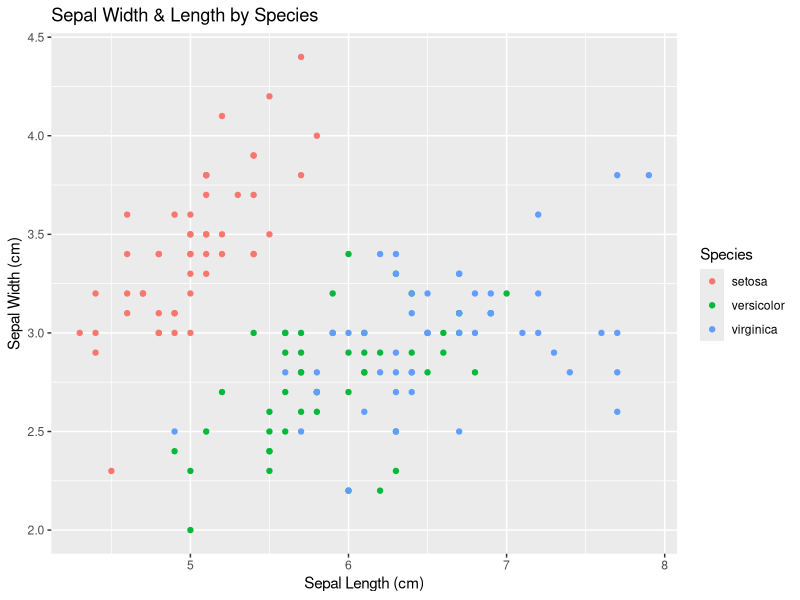
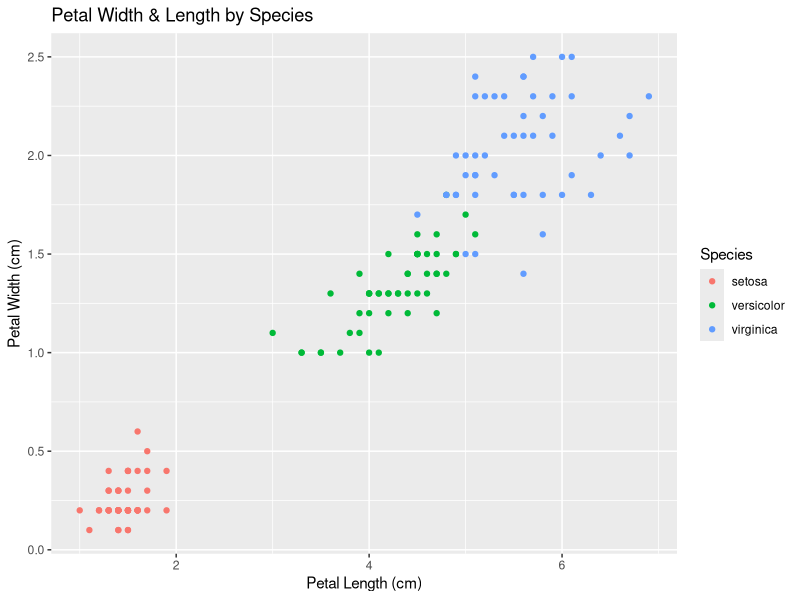
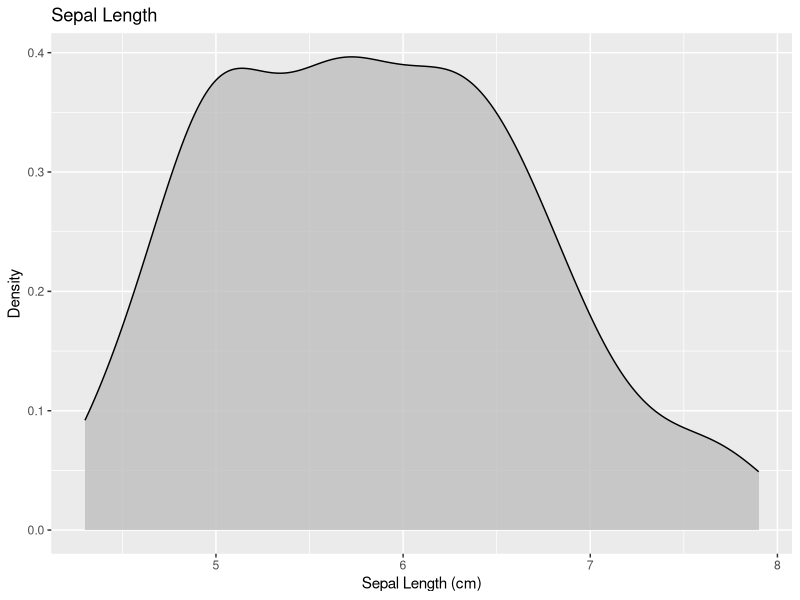
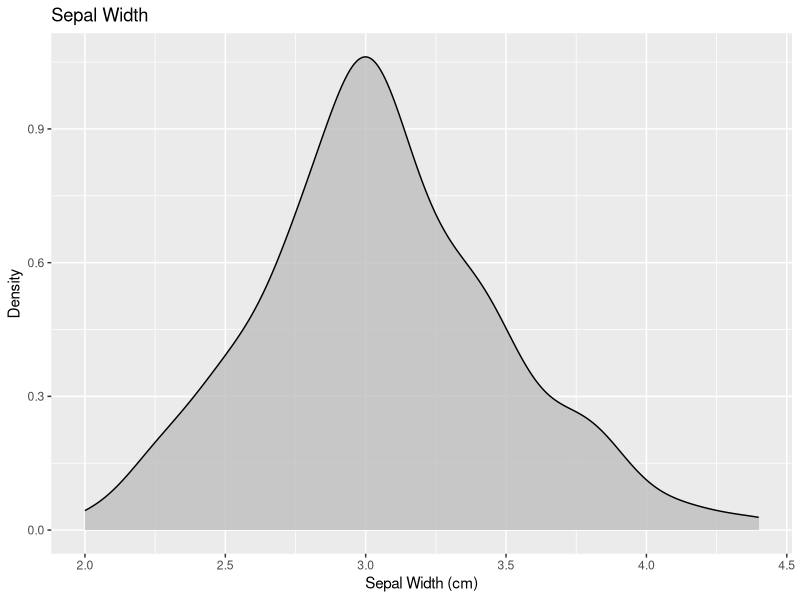
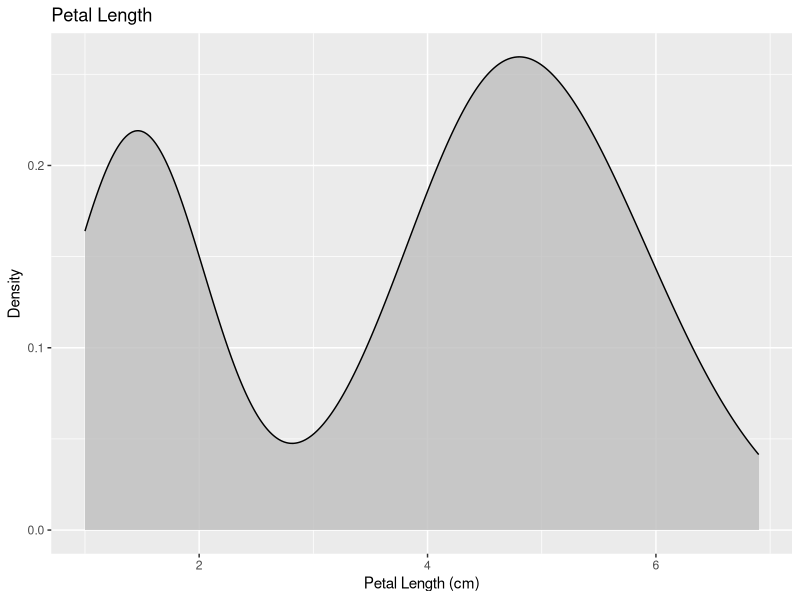
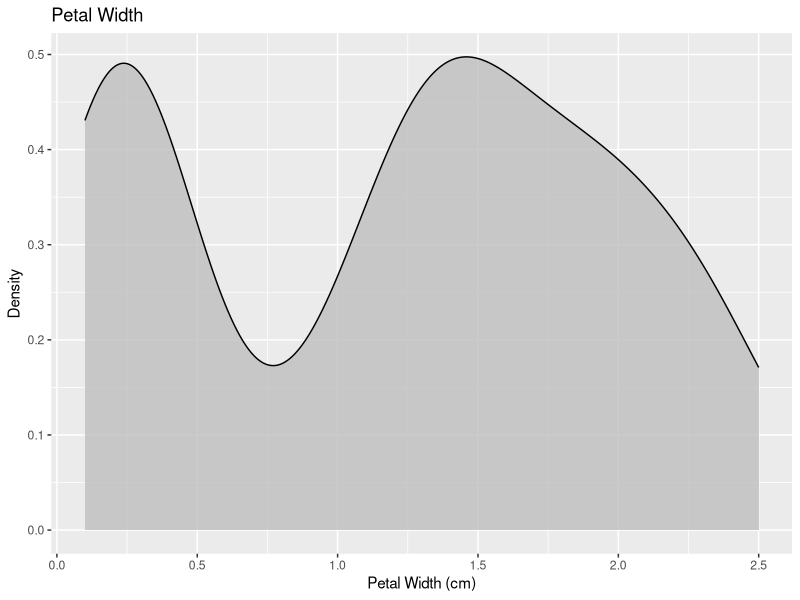

Source code (R) for these figures, in order:
## ---- chunk 1
setwd("H://_UC/7046DataMining1/HW1")
getwd()
## ---- chunk 2

##################################################################################
# Import data and libraries
##################################################################################
pkgs <- c(
  "animation",   # for pre-built statistical animations
  "dplyr",       # for data wrangling
  "ggplot2",     # for drawing nicer graphics
  "gridExtra",   # for grid.arrange() function
  "HistData",    # for historical data sets
  "investr",     # for inverse estimation
  "magick",      # for working with images
  "roundhouse" ,  # for pure awesomeness
  "GGally",  # for gggplot2 extensions
  "pdp",     # for (corrected) Boston housing data
  "plotly",  # for interactive plots
  "tibble",  # for nicer data frames
  "vip" ,     # for variable importance plots
  "class", 
  "gmodels",   #used to make table of results of model
  "FNN"
)

# Install required (CRAN) packages
for (pkg in pkgs) {
  if (!(pkg %in% installed.packages()[, "Package"])) {
    install.packages(pkg)
  }
}


library(datasets)
library(FNN)
library(caret)
library(dplyr)
## ---- chunk 3

## ---- chunk 4

#help(iris)
#summary(iris)
#head(iris)
#str(iris)
## ---- chunk 5
# Division of `Species`
table(iris$Species)
## ---- chunk 6
# Percentual division of `Species`
round(prop.table(table(iris$Species)) * 100, digits = 1)
## ---- chunk 7
#class(iris)
#summary(iris[c("Petal.Width", "Sepal.Width")])
## ---- chunk 8
irisdata.nums<-iris[,1:4]
sapply(irisdata.nums, function(irisdata.nums) c( "Stand dev" = sd(irisdata.nums), 
                         "Mean"= mean(irisdata.nums,na.rm=TRUE),
                         "n" = length(irisdata.nums),
                         "Median" = median(irisdata.nums),
                         "CoeffofVariation" = sd(irisdata.nums)/mean(irisdata.nums,na.rm=TRUE),
                         "Minimum" = min(irisdata.nums),
                         "Maximun" = max(irisdata.nums),
                         "1st Quantile" = quantile(irisdata.nums,.25),
                         "3rd Quartile" = quantile(irisdata.nums,.75)
                    )
)
## ---- chunk 9
# loading packages
library(ggplot2)
library(magrittr)
library(class)

# sepal width vs. sepal length
SepalScatter<-iris %>%
  ggplot(aes(x=Sepal.Length, y=Sepal.Width, color=Species)) +
  geom_point()
print(SepalScatter + labs(title= "Sepal Width & Length by Species",y="Sepal Width (cm)", x = "Sepal Length (cm)"))


## ---- chunk 10

## ---- chunk 11
# Petal
PetalScatter<-iris %>%
  ggplot(aes(x=Petal.Length, y=Petal.Width, color=Species)) +
  geom_point()
print(PetalScatter + labs(title= "Petal Width & Length by Species",y="Petal Width (cm)", x = "Petal Length (cm)"))


## ---- chunk 12
# I dont think any of this stuff adds value
# Overall correlation `Petal.Length` and `Petal.Width`
#cor(iris$Petal.Length, iris$Petal.Width)
# Return values of `iris` levels 
# x=levels(iris$Species)
# 
# # Print Setosa correlation matrix
# print(x[1])
# cor(iris[iris$Species==x[1],1:4])
# 
# # Print Versicolor correlation matrix
# print(x[2])
# cor(iris[iris$Species==x[2],1:4])
# 
# # Print Virginica correlation matrix
# print(x[3])
# cor(iris[iris$Species==x[3],1:4])

# Libraries
## ---- chunk 13



# Make the histogram
SL_Density<-iris %>%
  ggplot( aes(x=Sepal.Length)) +
    geom_density(fill="gray", color="black", alpha=0.8) +
    ggtitle("Sepal Length")
print(SL_Density + labs(title= "Sepal Length",y="Density", x = "Sepal Length (cm)"))

## ---- chunk 14
SW_Density<-iris %>%
  ggplot( aes(x=Sepal.Width)) +
    geom_density(fill="gray", color="black", alpha=0.8) +
    ggtitle("Sepal Width")
print(SW_Density + labs(title= "Sepal Width",y="Density", x = "Sepal Width (cm)"))


## ---- chunk 15
PL_Density<-iris %>%
  ggplot( aes(x=Petal.Length)) +
    geom_density(fill="gray", color="black", alpha=0.8) +
    ggtitle("Petal Length")
print(PL_Density + labs(title= "Petal Length",y="Density", x = "Petal Length (cm)"))
## ---- chunk 16
PW_Density<-iris %>%
  ggplot( aes(x=Petal.Width)) +
    geom_density(fill="gray", color="black", alpha=0.8) +
    ggtitle("Petal Width")
print(PW_Density + labs(title= "Petal Width",y="Density", x = "Petal Width (cm)"))

## ---- chunk 17
# Partitioning
# Here we partition the data into training (80%) and validation (20%) sets.
# partition the data
set.seed(7046)
train.index <- sample(nrow(iris), nrow(iris) * 0.8)
valid.index <- as.numeric(setdiff(rownames(iris), train.index))
iris.train <- iris[train.index, ]
iris.valid <- iris[valid.index, ]

# remember to exclude both outcome variables from your list of predictors
nn <- knn(train = iris.train[, 1:4], test = iris.valid[, 1:4], cl = iris.train$Species, k = 3)

confusionMatrix(nn, as.factor(iris.valid$Species), positive = "1")
## ---- chunk 18
#Determine Best k
#We will now determine the optimal value for k by evaluating the accuracy at several levels k. 
#We'll look at values of k 1-20, which is generally sufficient.

set.seed(7046)

# initialize a data frame with two columns: k and accuracy, note rep(0,20) provides a list of 20 zeros
accuracy.df <- data.frame(k = seq(1, 20, 1), accuracy = rep(0, 20))

# compute knn for different k on validation set
for (i in 1:20) {
  knn.pred <- knn(train = iris.train[, 1:4], test = iris.valid[, 1:4], 
                  cl = iris.train$Species, k = i)
  accuracy.df[i, 2] <- confusionMatrix(knn.pred, as.factor(iris.valid$Species), positive = "1")$overall[1]
}
accuracy.df

## ---- chunk 19

## ---- chunk 20
